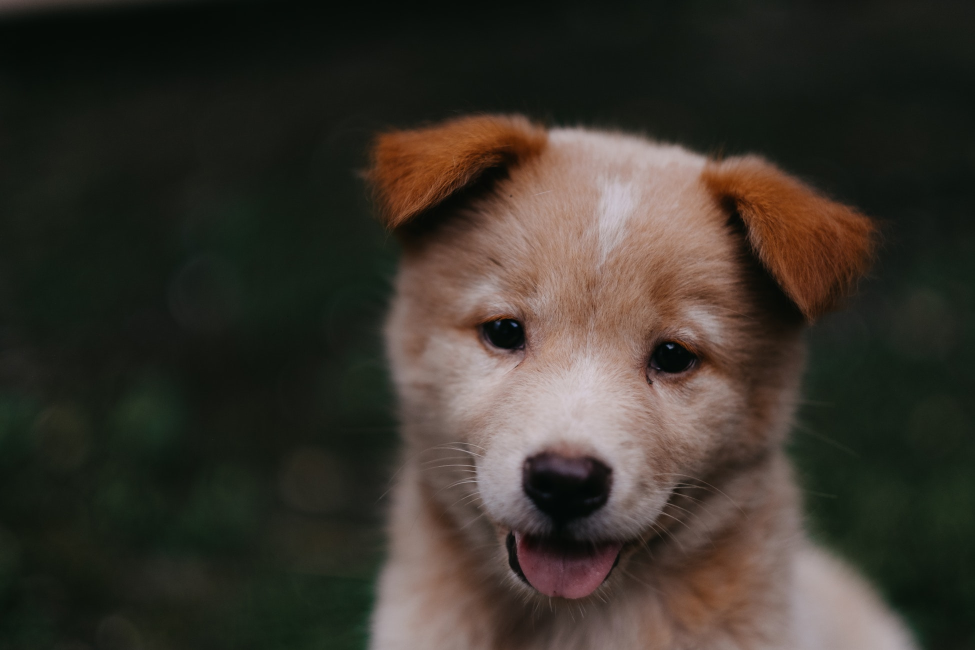
#> input picture DATA/00-puppy.jpg, 1950 x 1300 px (shown at 1/2 size)
$ jupyter execute testCV01.ipynb   (shell and % lines are left out)
#> lines starting #> are read from the running program, lines starting #| are printed output that depends on the picture
[cell 1]
import numpy as np
import cv2
import matplotlib.pyplot as plt

[cell 2]
img = cv2.imread('../DATA/00-puppy.jpg')
#> img is the input picture: shape (1300, 1950, 3); mean B, G, R 43.8, 51.8, 57.3

[cell 3]
img.shape
#> Out = (1300, 1950, 3)

[cell 4]
img_bgr = img.copy()

[cell 5]
plt.imshow(img_bgr)

[cell 6]
img_rgb = cv2.cvtColor(img, cv2.COLOR_BGR2RGB)
plt.imshow(img_rgb)

[cell 7]
img_gray = cv2.imread('../DATA/00-puppy.jpg',cv2.IMREAD_GRAYSCALE)
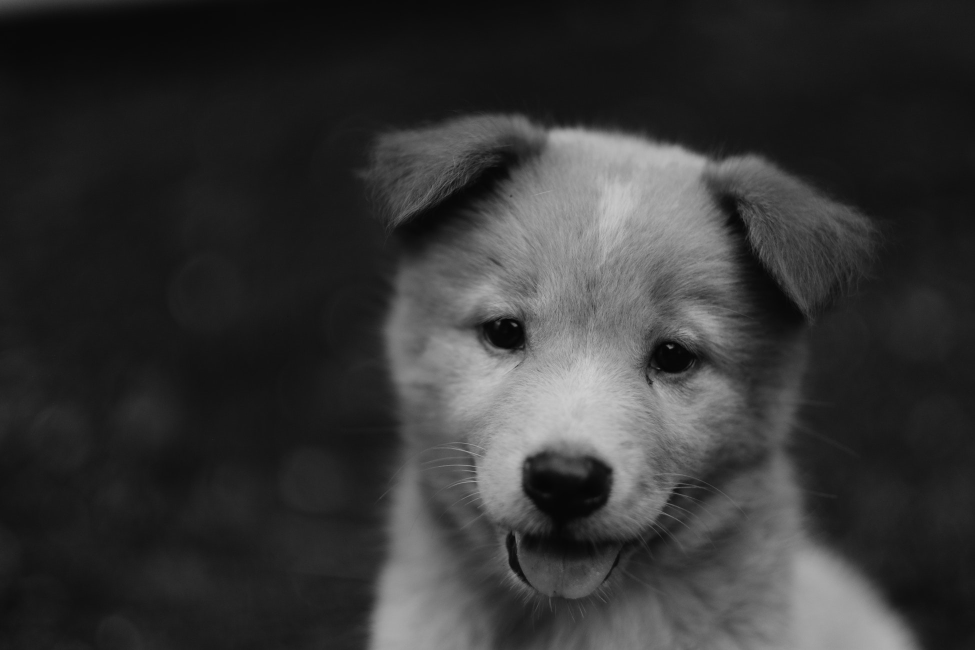
#> img_gray: shape (1300, 1950) (shown at 1/2 size); min 1, max 209, mean 52.6
plt.imshow(img_gray)

[cell 8]
img_gray = cv2.imread('../DATA/00-puppy.jpg',cv2.IMREAD_GRAYSCALE)
plt.imshow(img_gray,cmap='gray')

[cell 9]
new_img = cv2.flip(img_gray,1)
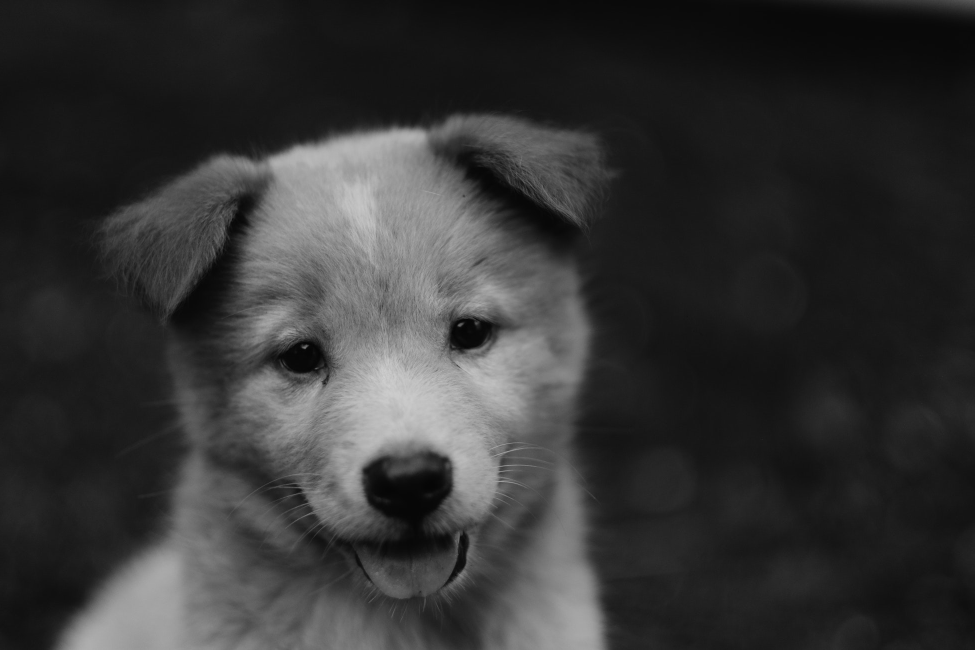
#> new_img: shape (1300, 1950) (shown at 1/2 size); min 1, max 209, mean 52.6
new_img = cv2.flip(new_img,0)
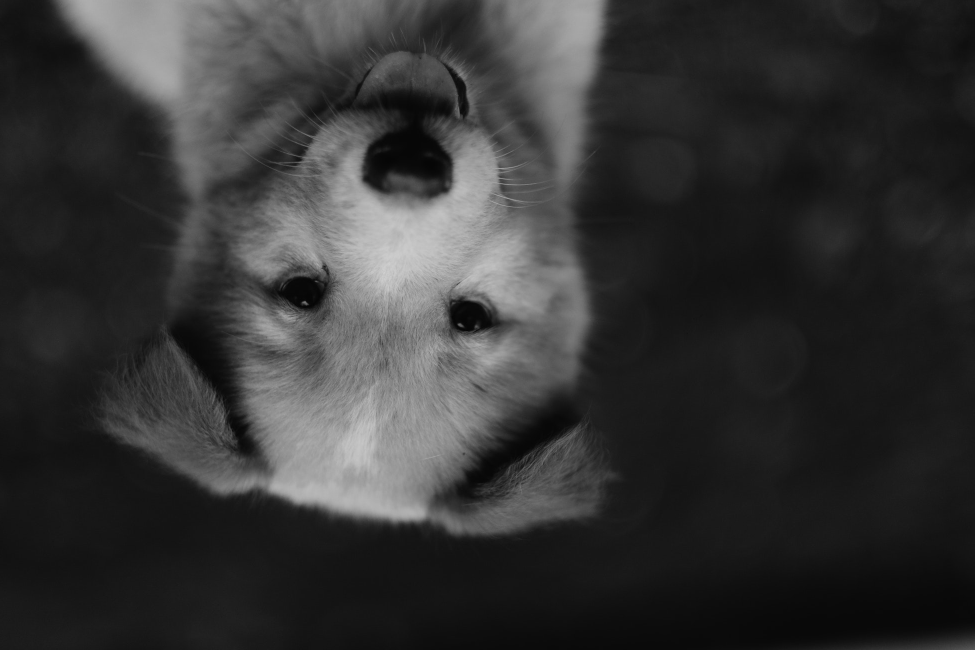
#> new_img: shape (1300, 1950) (shown at 1/2 size); min 1, max 209, mean 52.6
plt.imshow(new_img)

[cell 10]
type(new_img)

[cell 11]
cv2.imwrite('img_gray.jpg',new_img)
#> Out = True

[cell 12]
fig = plt.figure(figsize=(10, 8))
ax = fig.add_subplot(111)
ax.imshow(new_img, cmap='gray')

[cell 13]
cv2.rectangle(new_img,pt1=(384,0),pt2=(510,128),color=(0,255,0),thickness=5)

[cell 14]
plt.imshow(new_img)

[cell 15]
cv2.rectangle(new_img,pt1=(200,200),pt2=(300,300),color=(0,0,255),thickness=25)

[cell 16]
cv2.circle(img=new_img, center=(100,100), radius=50, color=(255,0,0), thickness=15)

[cell 17]
cv2.circle(new_img, center=(400,400), radius=50, color=(255,0,0), thickness=-1)

[cell 18]
cv2.line(new_img,pt1=(0,0),pt2=(511,511),color=(102, 255, 255),thickness=5)

[cell 19]
font = cv2.FONT_HERSHEY_SIMPLEX
cv2.putText(new_img,text='Hello',org=(10,500), fontFace=font,fontScale= 4,color=(255,255,255),thickness=5,lineType=cv2.LINE_AA)

[cell 20]
vertices = np.array([[100,300],[200,200],[400,300],[200,400]],np.int32)
pts = vertices.reshape((-1,1,2))
cv2.polylines(new_img,[pts],isClosed=True,color=(255,0,0),thickness=5)
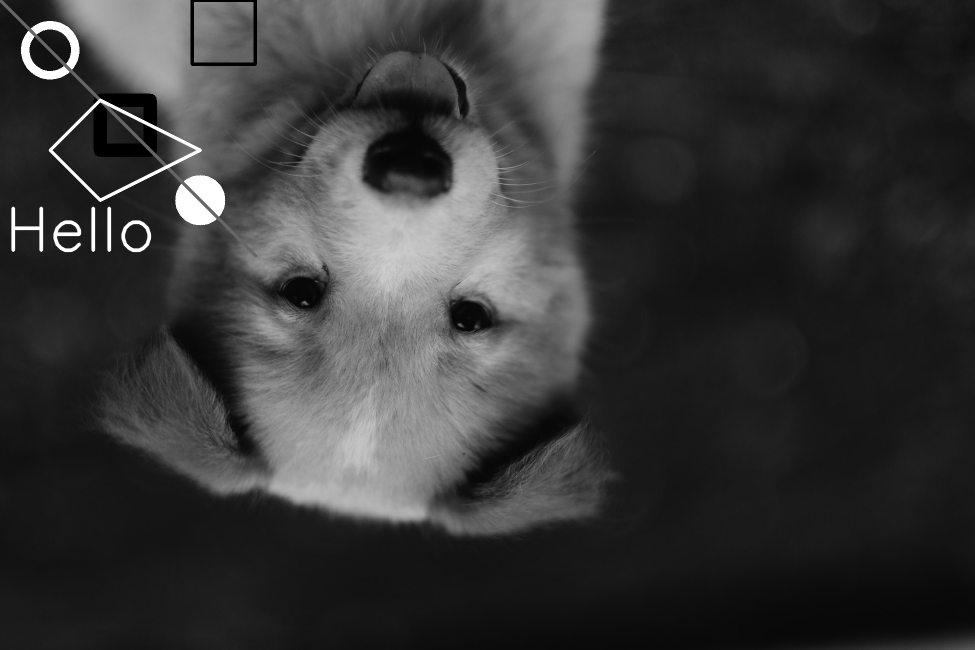
#> new_img: shape (1300, 1950) (shown at 1/2 size); min 0, max 255, mean 54.3

[cell 21]
cv2.imwrite('img_draw.jpg',new_img)
#> Out = True

$ run again, with DATA/Denis_Mukwege.jpg copied over DATA/00-puppy.jpg
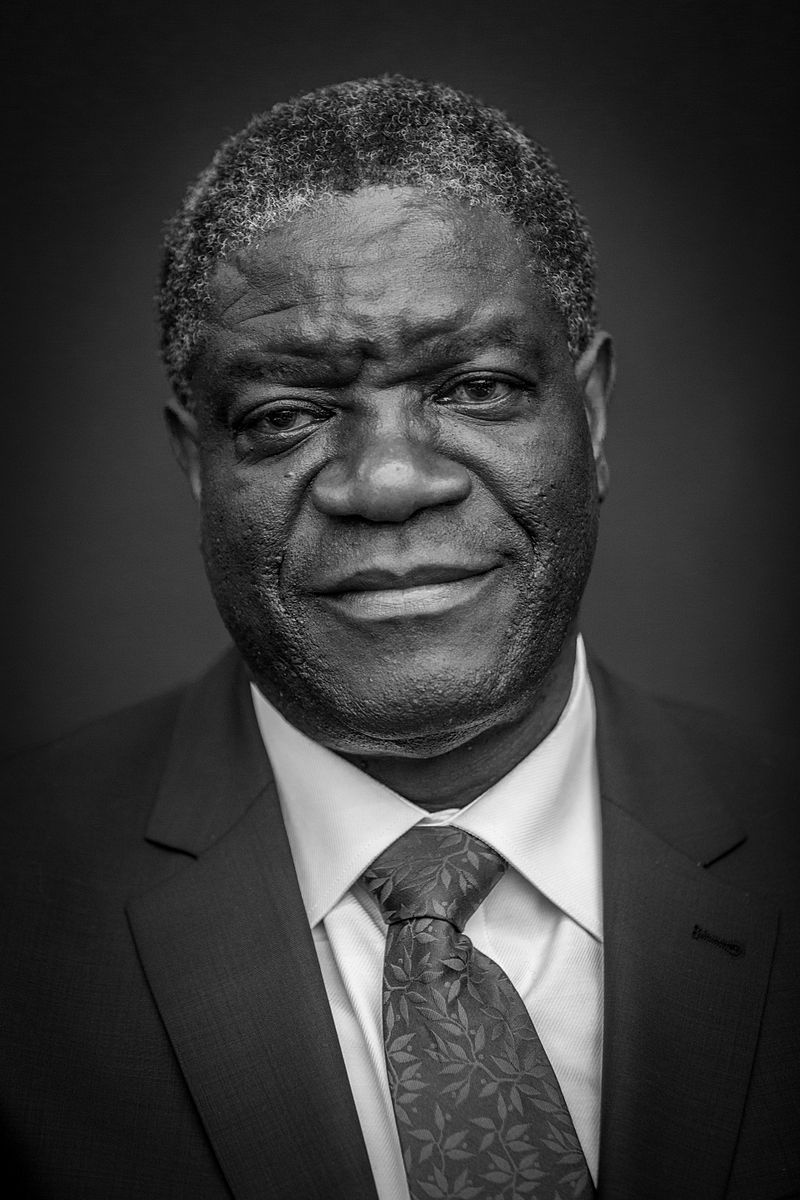
#> input picture DATA/Denis_Mukwege.jpg, 800 x 1200 px
#> img is the input picture: shape (1200, 800, 3); min 0, max 255, mean 58.8
#> `new_img = cv2.flip(new_img,0)`:
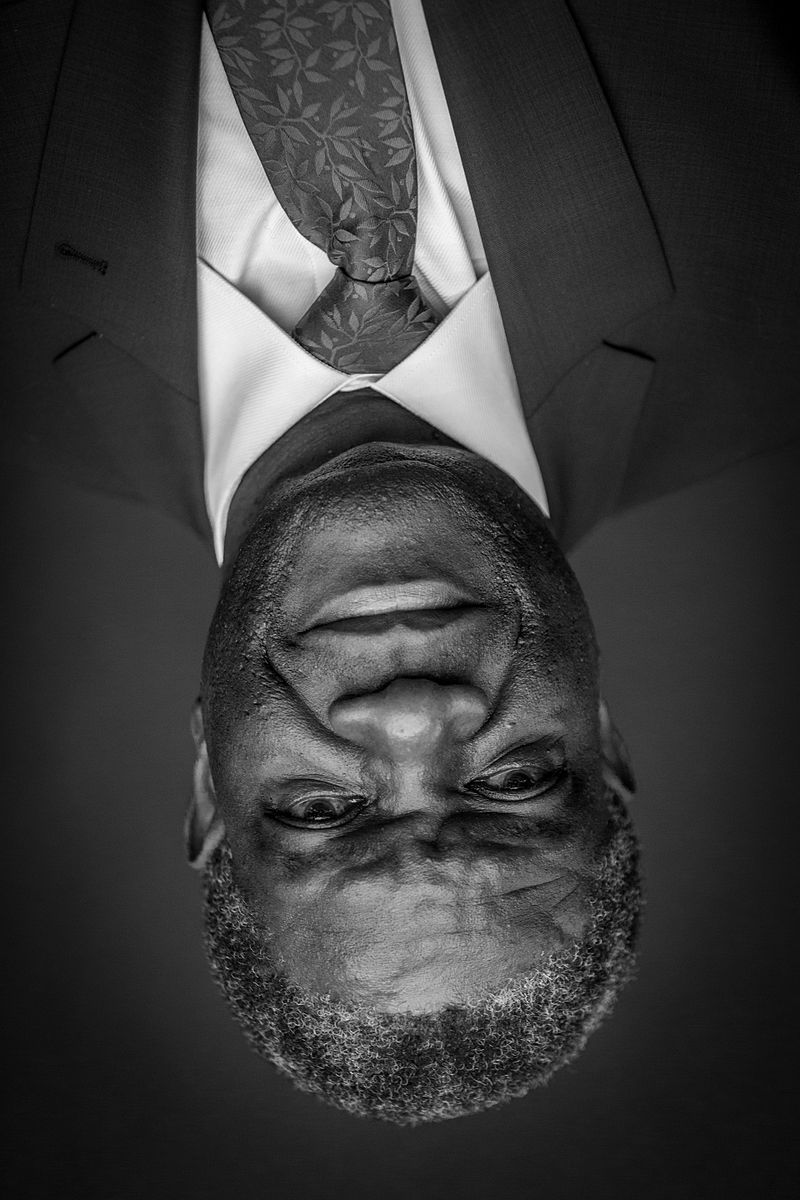
#> new_img: shape (1200, 800); min 0, max 255, mean 58.8
#> `cv2.imwrite('img_gray.jpg',new_img)`: Out = True
#> `cv2.polylines(new_img,[pts],isClosed=True,color=(255,0,0),thickness=5)`:
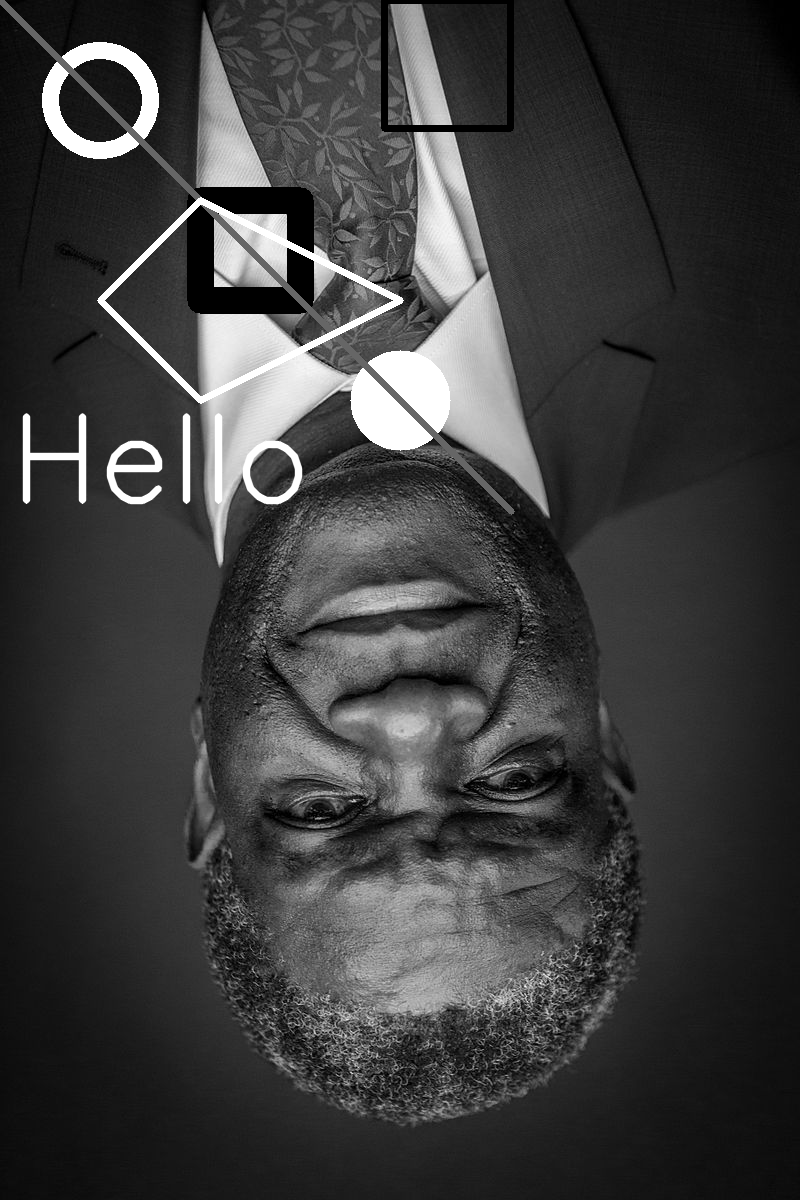
#> new_img: shape (1200, 800); min 0, max 255, mean 61.1

$ run again, with DATA/Nadia_Murad.jpg copied over DATA/00-puppy.jpg
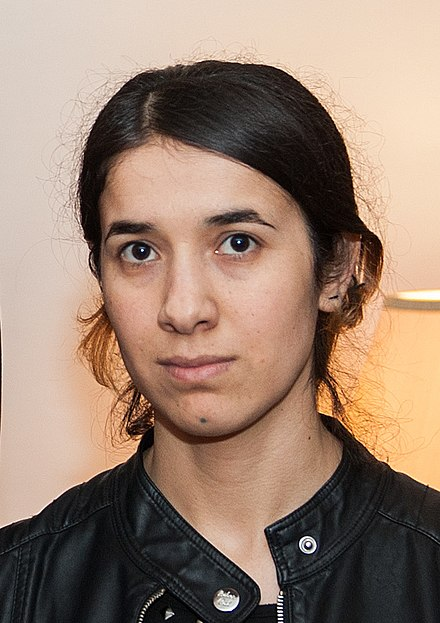
#> input picture DATA/Nadia_Murad.jpg, 440 x 623 px
#> img is the input picture: shape (623, 440, 3); mean B, G, R 112.7, 129.2, 153.8
#> `img_gray = cv2.imread('../DATA/00-puppy.jpg',cv2.IMREAD_GRAYSCALE)`:
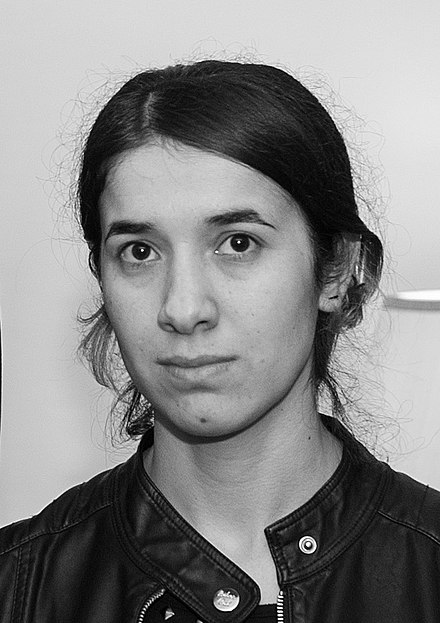
#> img_gray: shape (623, 440); min 0, max 255, mean 134.7
#> `cv2.imwrite('img_gray.jpg',new_img)`: Out = True
#> `cv2.polylines(new_img,[pts],isClosed=True,color=(255,0,0),thickness=5)`:
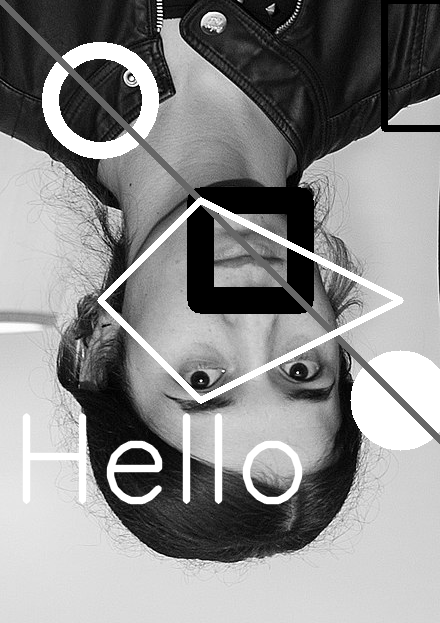
#> new_img: shape (623, 440); min 0, max 255, mean 139.4
